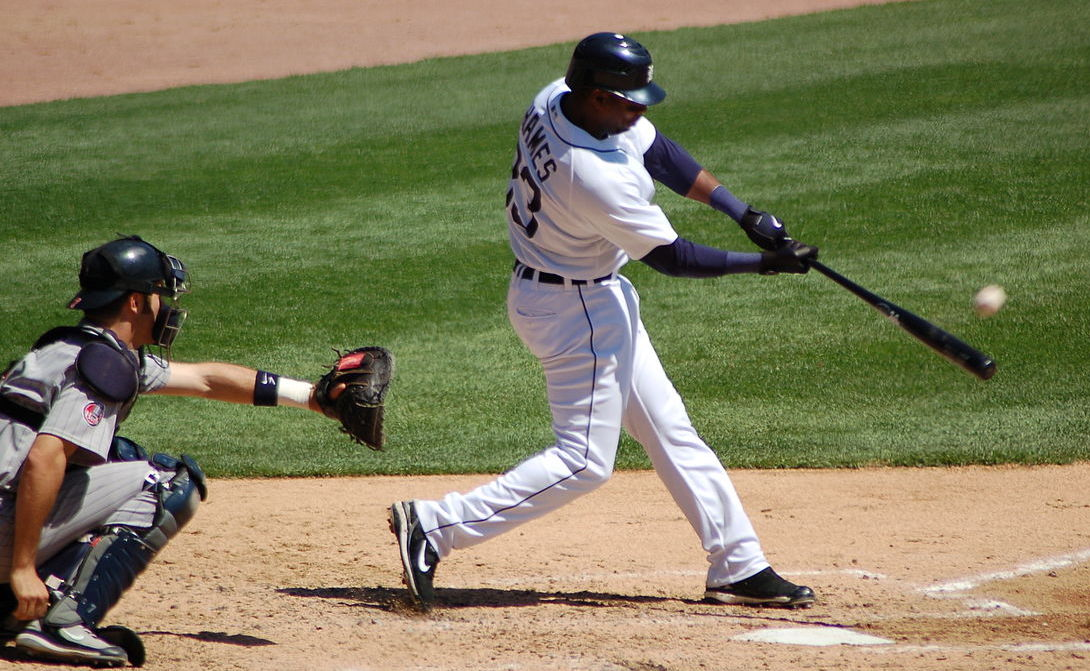
#> input picture images/baseball.jpg, 1090 x 671 px
$ python contours.py
#> lines starting #> are read from the running program, lines starting #| are printed output that depends on the picture; after the words box and inside, x2 and y2 are one past the last pixel; in counts of white or black regions, pixels touching at a corner belong together
import cv2 as cv
import numpy as np


img = cv.imread('images/baseball.jpg')
#> img is the input picture: shape (671, 1090, 3); mean B, G, R 92.2, 124.4, 126.7

cv.imshow('baseball', img)

blank = np.zeros(img.shape, dtype='uint8')
cv.imshow('blank', blank)

gray = cv.cvtColor(img, cv.COLOR_BGR2GRAY)
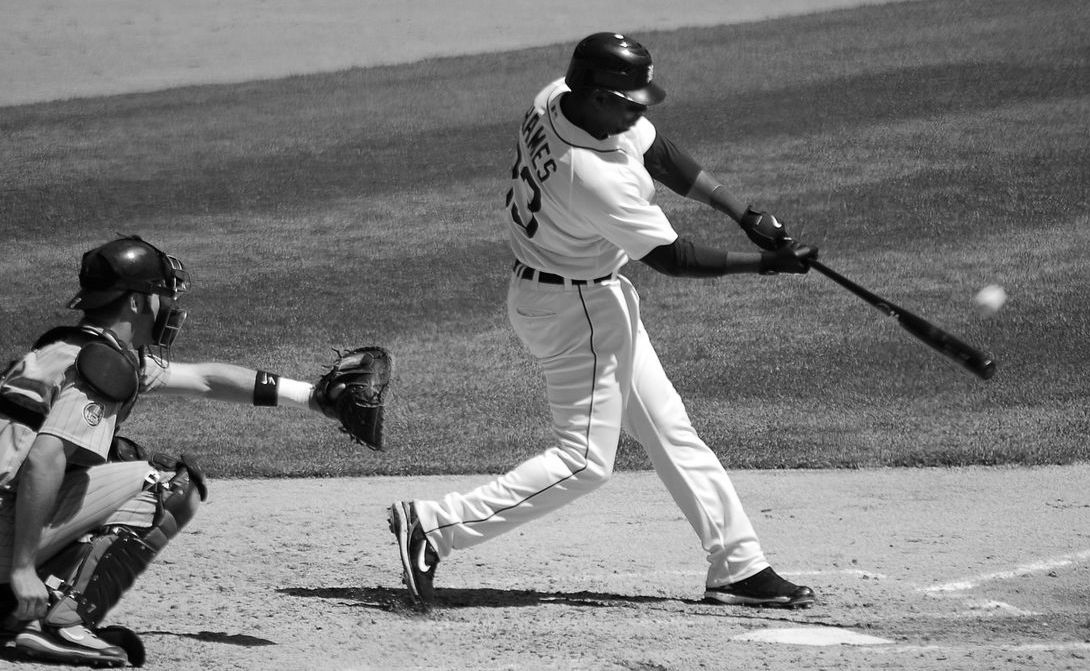
#> gray: shape (671, 1090); min 0, max 255, mean 121.4
cv.imshow('gray', gray)


blur = cv.GaussianBlur(gray, (5,5), cv.BORDER_DEFAULT)
cv.imshow('blur', blur)

canny = cv.Canny(blur, 120, 175)
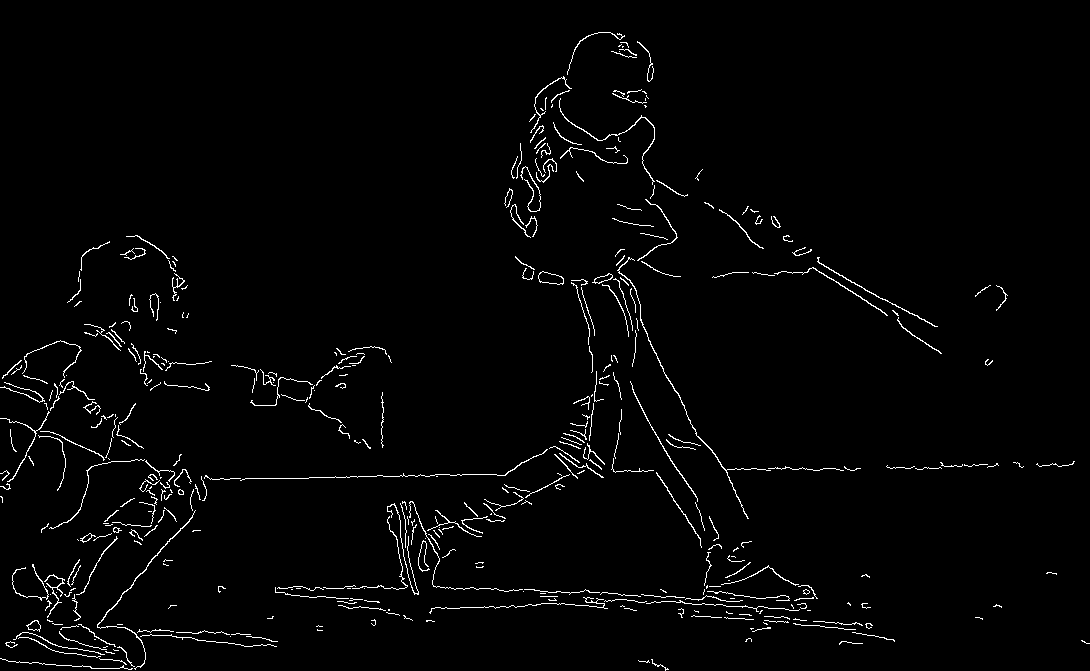
#> canny: shape (671, 1090); 2% white in thin lines or dots
cv.imshow('canny edges', canny)

#ret , thresh = cv.threshold(gray, 125, 255, cv.THRESH_BINARY)
# cv.imshow('thresh', thresh)
contours , hierarchies = cv.findContours(canny , cv.RETR_LIST, cv.CHAIN_APPROX_SIMPLE)
#> contours = 419 contours, 379 with area under 20; largest, box (x1, y1, x2, y2) and area: (538, 271, 564, 285) 220, (538, 271, 564, 285) 214, (617, 257, 771, 519) 116, (97, 510, 196, 670) 100, (26, 620, 41, 632) 92

cv.drawContours(blank, contours, -1, (0,0,255), 1)
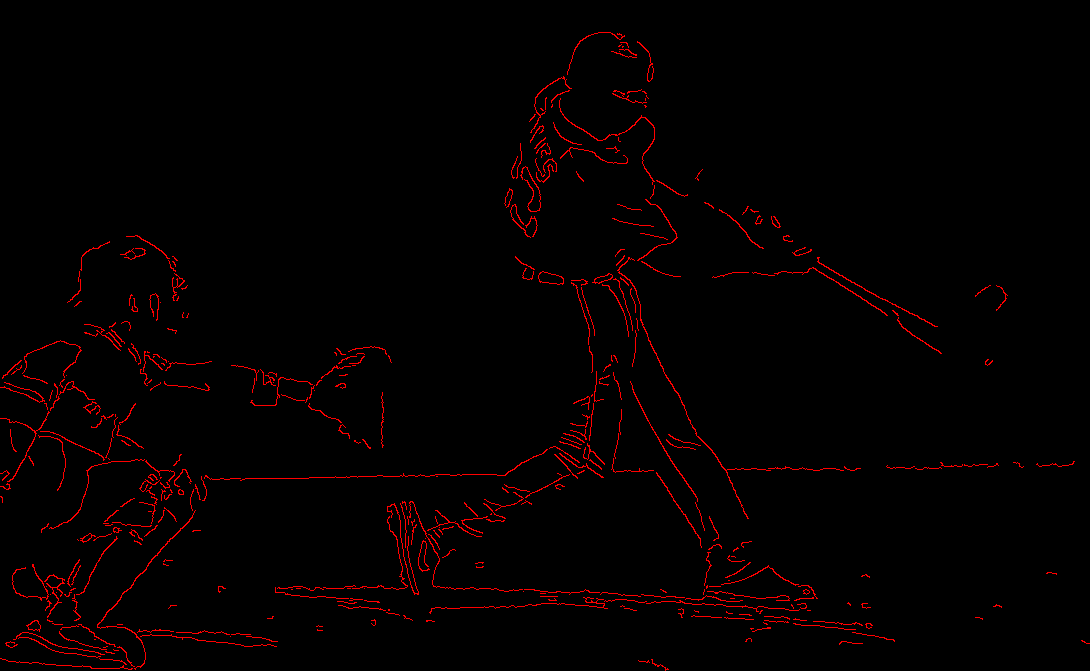
#> blank: shape (671, 1090, 3); mean of channels 0, 1, 2 0, 0, 5.1; drawn as B, G, R
cv.imshow('Contours Drawn', blank)

print(f'{len(contours)} contour(s) found!')
#| 419 contour(s) found!

cv.waitKey(0)

$ run again, with images/giraffe-zebra.jpg copied over images/baseball.jpg
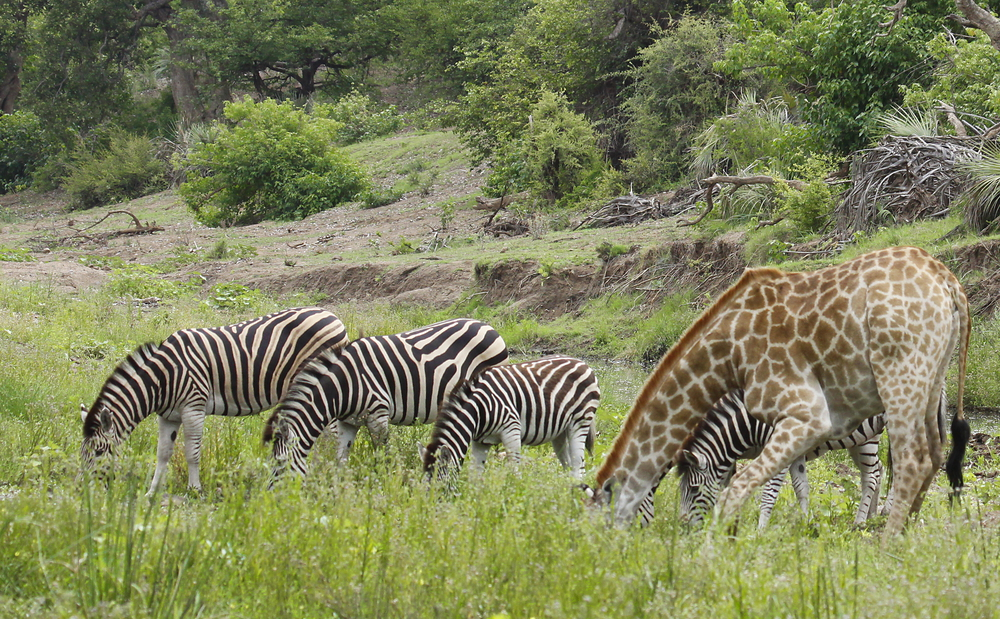
#> input picture images/giraffe-zebra.jpg, 1000 x 619 px
#> img is the input picture: shape (619, 1000, 3); mean B, G, R 90.9, 129.8, 126.3
#> `canny = cv.Canny(blur, 120, 175)`:
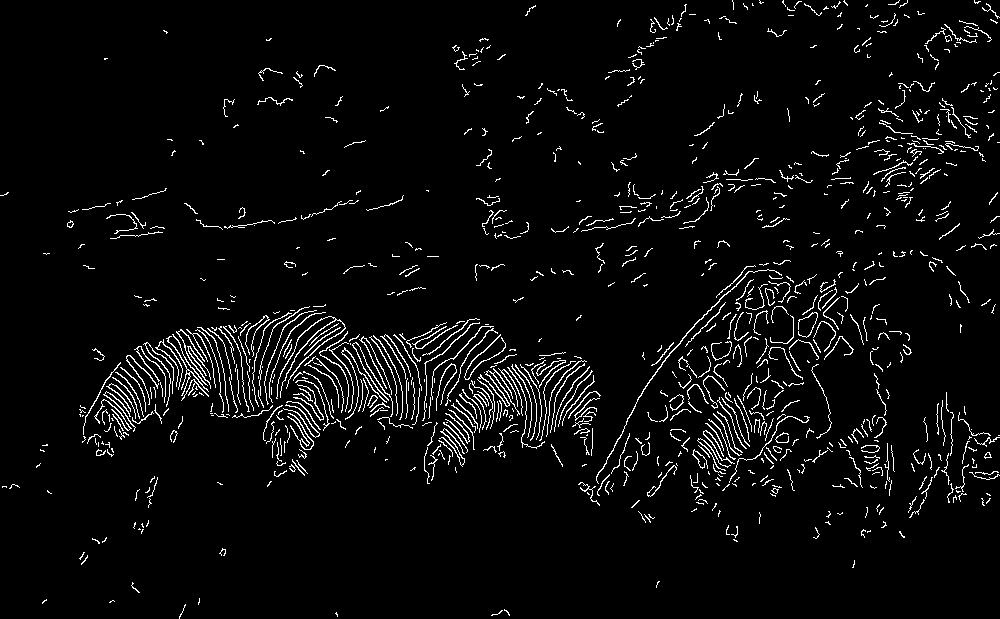
#> canny: shape (619, 1000); 4.2% white in thin lines or dots
#> contours = 978 contours, 903 with area under 20; largest, box (x1, y1, x2, y2) and area: (596, 269, 782, 484) 140, (276, 316, 346, 399) 125, (478, 368, 520, 416) 92, (287, 413, 314, 450) 62, (352, 342, 393, 417) 60
#> `cv.drawContours(blank, contours, -1, (0,0,255), 1)`:
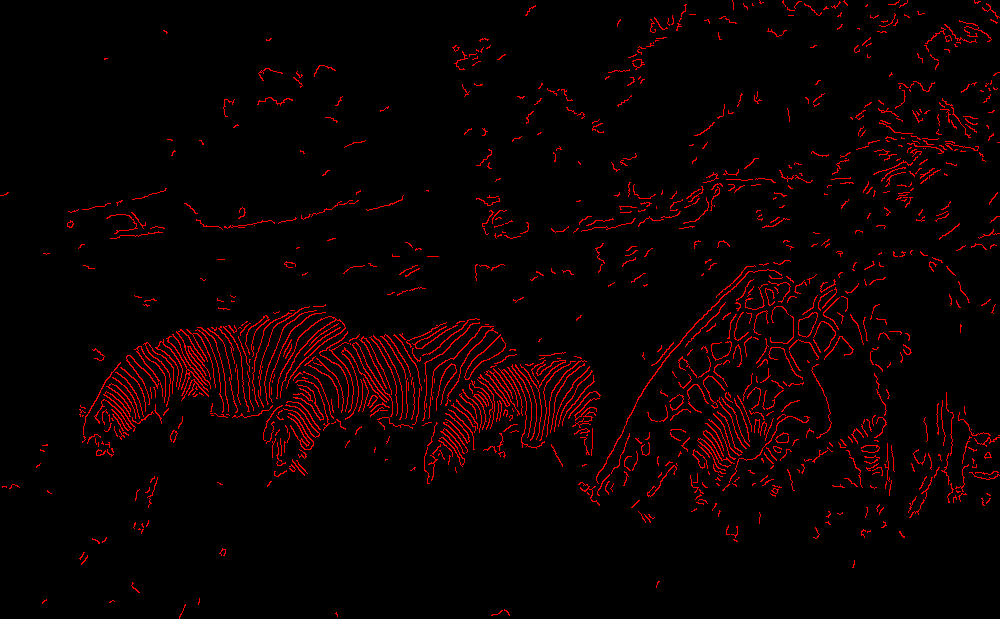
#> blank: shape (619, 1000, 3); mean of channels 0, 1, 2 0, 0, 10.7; drawn as B, G, R
#| 978 contour(s) found!

$ run again, with images/soccer.jpg copied over images/baseball.jpg
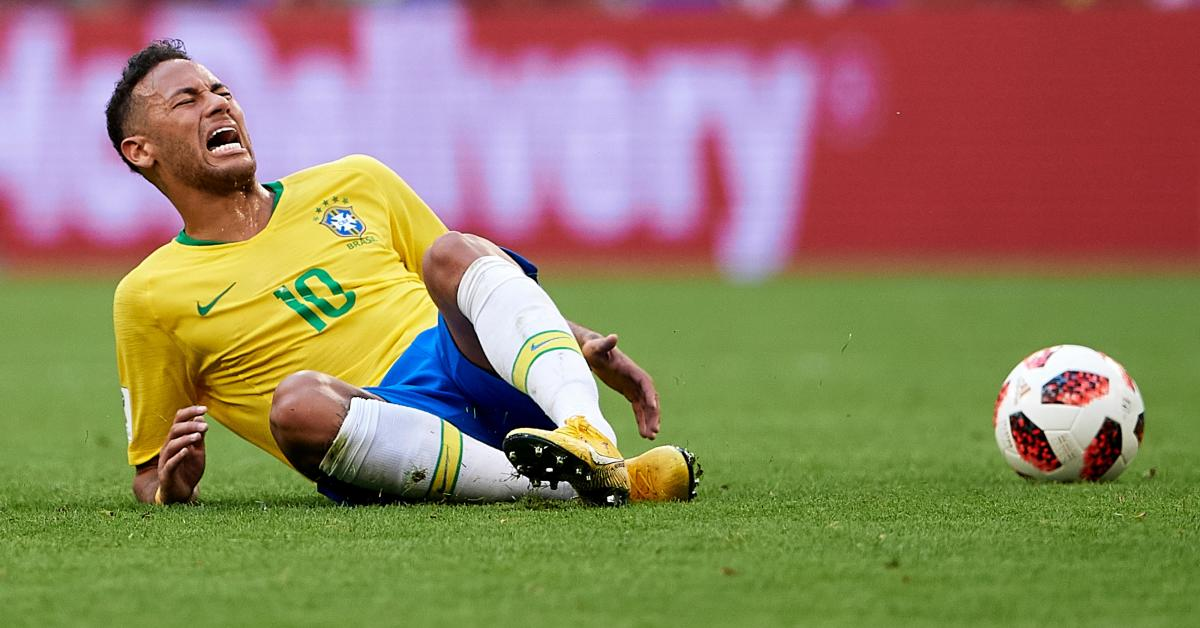
#> input picture images/soccer.jpg, 1200 x 628 px
#> img is the input picture: shape (628, 1200, 3); mean B, G, R 96.5, 128.5, 145.5
#> `canny = cv.Canny(blur, 120, 175)`:
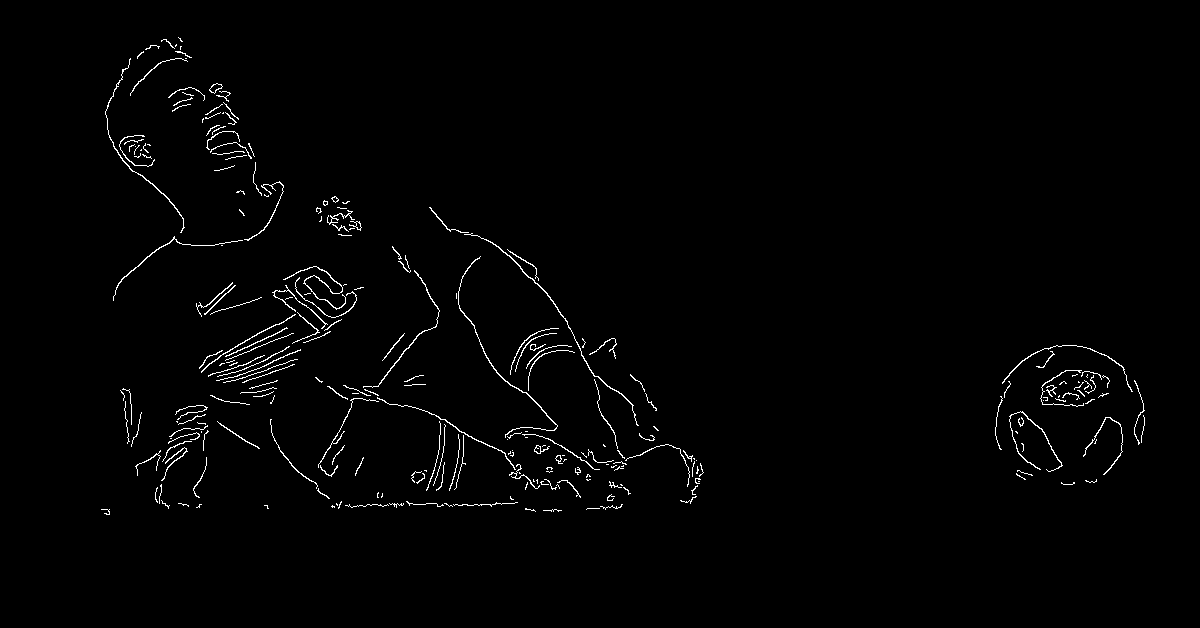
#> canny: shape (628, 1200); 1.3% white in thin lines or dots, all inside (x1, y1, x2, y2) = (101, 37, 1145, 515)
#> contours = 266 contours, 230 with area under 20; largest, box (x1, y1, x2, y2) and area: (464, 233, 639, 426) 122, (458, 256, 558, 438) 104, (105, 58, 185, 233) 82, (283, 266, 346, 310) 74, (209, 83, 223, 94) 70
#> `cv.drawContours(blank, contours, -1, (0,0,255), 1)`:
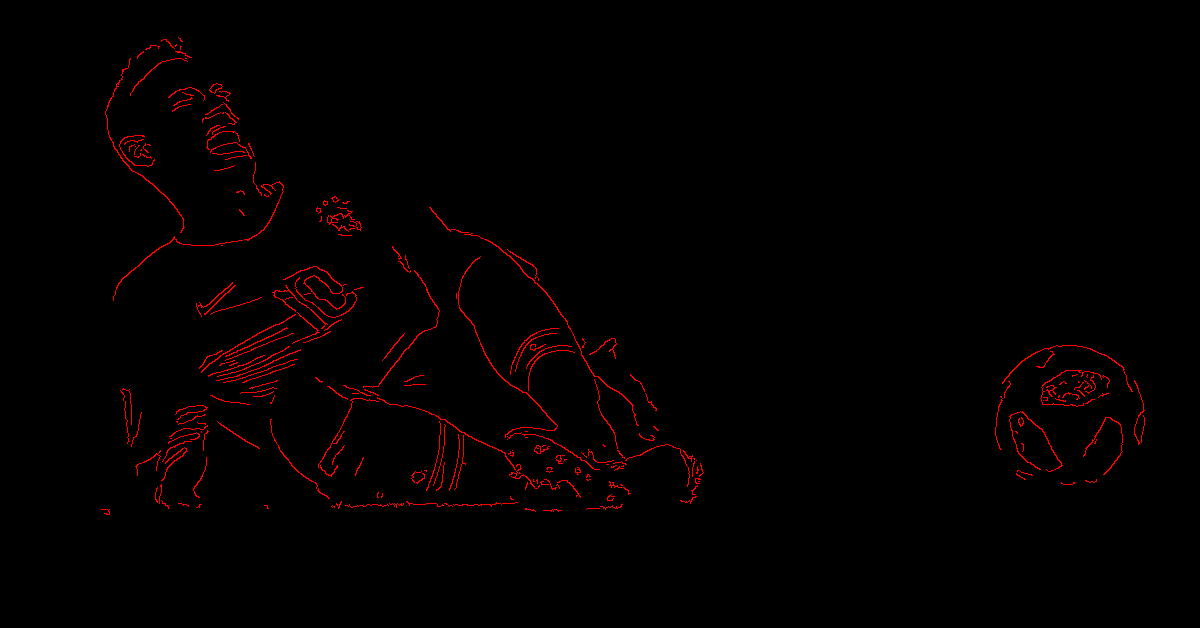
#> blank: shape (628, 1200, 3); mean of channels 0, 1, 2 0, 0, 3.3; drawn as B, G, R
#| 266 contour(s) found!

$ run again, with images/street.jpg copied over images/baseball.jpg
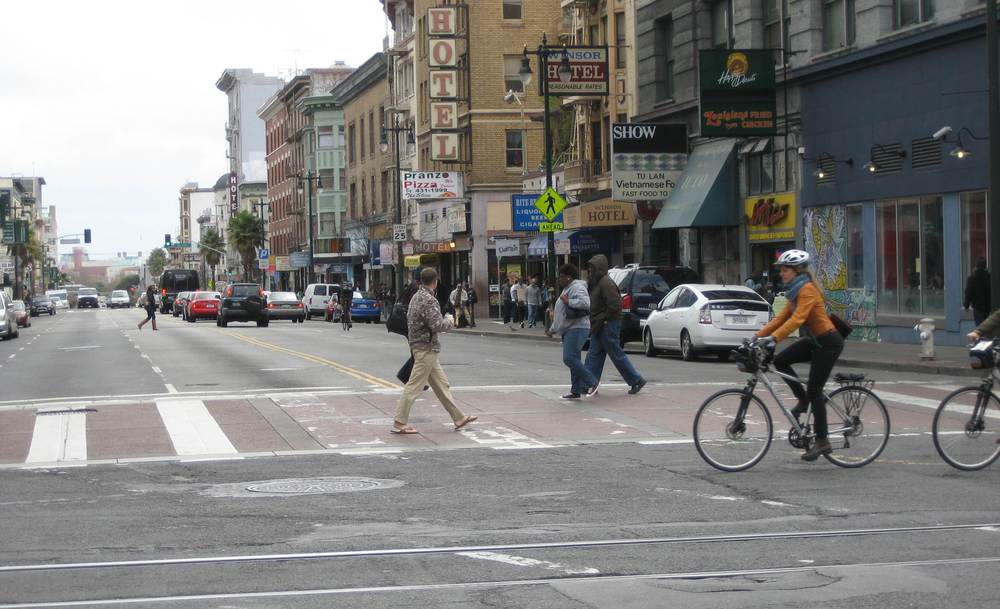
#> input picture images/street.jpg, 1000 x 609 px
#> img is the input picture: shape (609, 1000, 3); mean B, G, R 127.7, 129.3, 130.1
#> `canny = cv.Canny(blur, 120, 175)`:
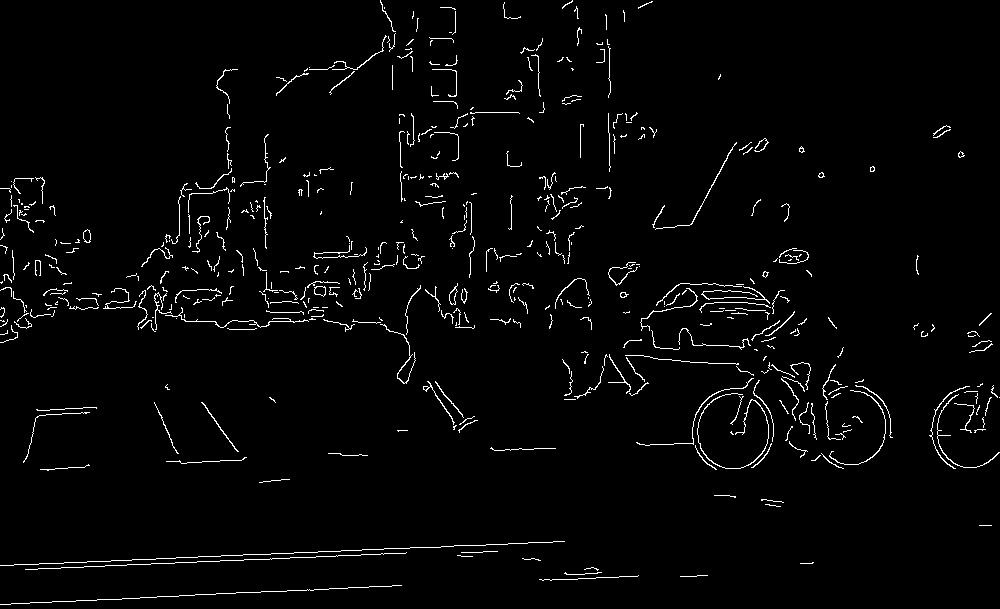
#> canny: shape (609, 1000); 2.4% white in thin lines or dots
#> contours = 517 contours, 486 with area under 20; largest, box (x1, y1, x2, y2) and area: (314, 286, 326, 297) 88, (314, 286, 326, 297) 82, (449, 283, 458, 305) 80, (83, 229, 91, 243) 73, (449, 288, 458, 305) 71
#> `cv.drawContours(blank, contours, -1, (0,0,255), 1)`:
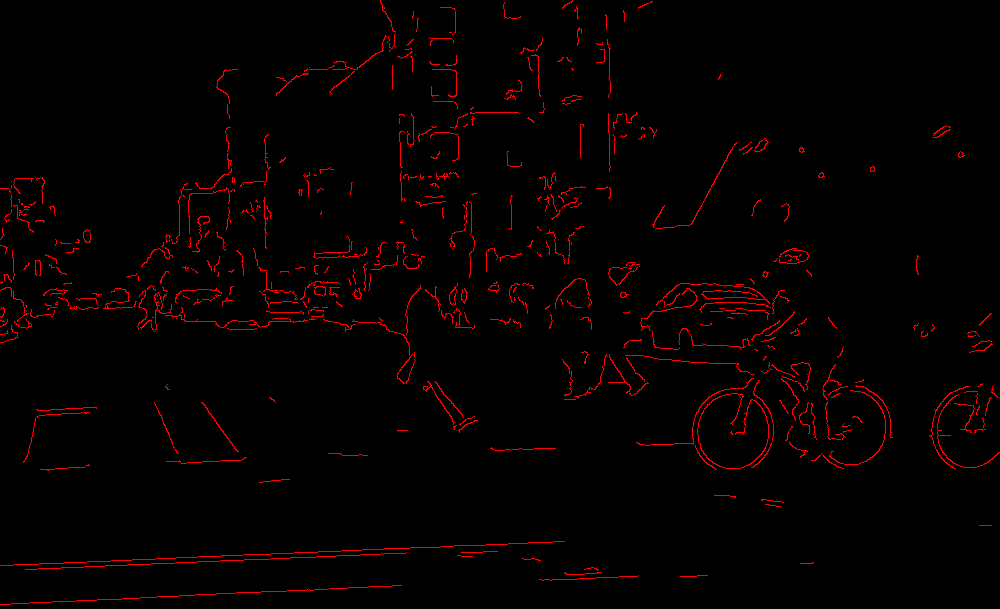
#> blank: shape (609, 1000, 3); mean of channels 0, 1, 2 0, 0, 6; drawn as B, G, R
#| 517 contour(s) found!
